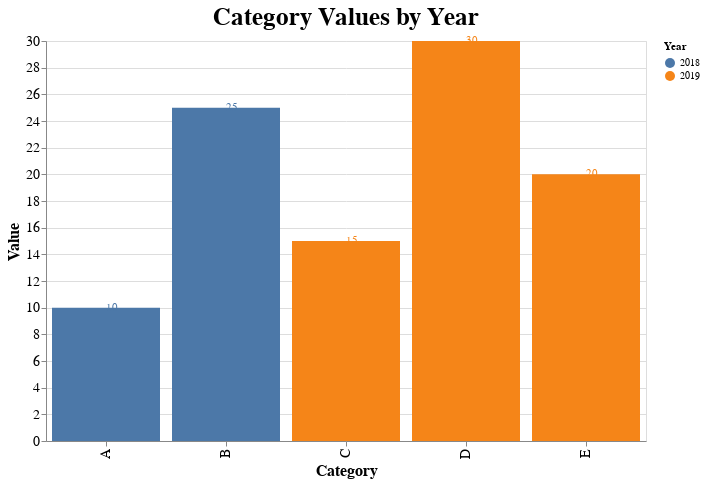

The notebook cell saved with this chart:
### Code cell
import altair as alt
import pandas as pd

# Create a sample DataFrame
data = pd.DataFrame({
    'Category': ['A', 'B', 'C', 'D', 'E'],
    'Value': [10, 25, 15, 30, 20],
    'Year': [2018, 2018, 2019, 2019, 2019]
})

# Create a bar chart
bar_chart = alt.Chart(data).mark_bar().encode(
    x='Category',
    y='Value',
    color='Year:N',
   # tooltip=['Category', 'Value', 'Year']
).properties(
    title='Category Values by Year',
    height=400,
    width=600
)

# Add text labels for values
text = bar_chart.mark_text(
    align='left',
    baseline='middle',
    #dx=3
).encode(
    text='Value:Q'
)

# Combine the chart and text layers
chart = (bar_chart + text)

# Configure the combined chart
chart = chart.configure_axis(
    labelFontSize=14,
    titleFontSize=16
).configure_title(
    fontSize=25,
    anchor='middle'
)

# Display the chart
chart

### Figure 1 — Vega-Lite specification as saved in the notebook (floating-point values rounded to 4 significant figures)
{"config": {"view": {"continuousWidth": 300, "continuousHeight": 300}, "axis": {"labelFontSize": 14, "titleFontSize": 16}, "title": {"anchor": "middle", "fontSize": 25}}, "layer": [{"mark": {"type": "bar"}, "encoding": {"color": {"field": "Year", "type": "nominal"}, "x": {"field": "Category", "type": "nominal"}, "y": {"field": "Value", "type": "quantitative"}}, "title": "Category Values by Year"}, {"mark": {"type": "text", "align": "left", "baseline": "middle"}, "encoding": {"color": {"field": "Year", "type": "nominal"}, "text": {"field": "Value", "type": "quantitative"}, "x": {"field": "Category", "type": "nominal"}, "y": {"field": "Value", "type": "quantitative"}}, "title": "Category Values by Year"}], "data": {"name": "data-8fd4726b7eae328ebf6dd1f154b23476"}, "height": 400, "width": 600, "$schema": "https://vega.github.io/schema/vega-lite/v5.17.0.json", "datasets": {"data-8fd4726b7eae328ebf6dd1f154b23476": [{"Category": "A", "Value": 10, "Year": 2018}, {"Category": "B", "Value": 25, "Year": 2018}, {"Category": "C", "Value": 15, "Year": 2019}, {"Category": "D", "Value": 30, "Year": 2019}, {"Category": "E", "Value": 20, "Year": 2019}]}}
